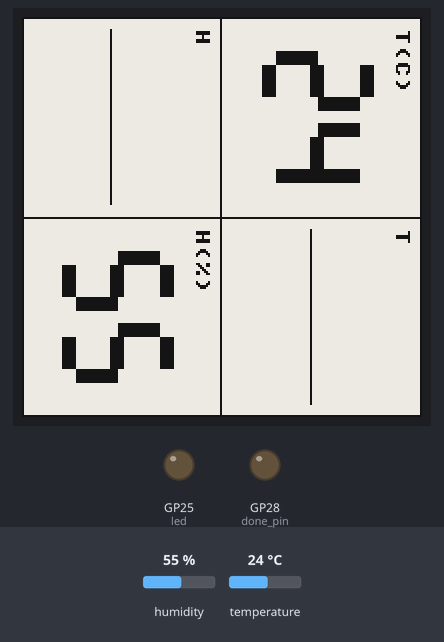
The program below on a simulated Raspberry Pi Pico running MicroPython. On the bench: 200×200 one-colour display, output pins drawn as LEDs (lit = HIGH). Inputs (shaded band) come from the test bench; at power-on: humidity 55 %, temperature 24 °C. Files the program writes start out absent; an e-paper refresh takes a nominal 2 s (0.4 s partial, 12 s with colour); files that are not in the repository are absent; library files of the repository ran but are not shown: epd_1in54.py, sht31.py; pins used as bus, display or sensor lines are not drawn.

Above: at 5.0 s.
Timing chart, 0 to 6.5 s (numbered marks = the images above):
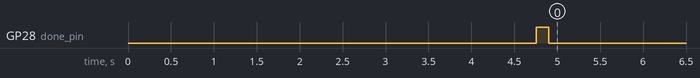

The program:

main.py
```python
"""Main application for showing SHT31 readings on a 1.54-inch e-paper display."""

from machine import I2C, Pin, SPI
import time
from epd_1in54 import EPD_1in54
from sht31 import SHT31

DONE_PIN = 28
LED_PIN = "LED"
STARTUP_DELAY_MS = 1000
HISTORY_FILE = "history.csv"
HISTORY_LENGTH = 16
MID_X = 100
MID_Y = 100
QUADRANT_SIZE = 100
SEGMENT_THICKNESS = 7
DIGIT_WIDTH = 30
DIGIT_HEIGHT = 56
DIGIT_SPACING = 6
GRAPH_PADDING = 6
GRAPH_LABEL_HEIGHT = 10

SEGMENTS = {
    "-": "g",
    "0": "abcfed",
    "1": "bc",
    "2": "abged",
    "3": "abgcd",
    "4": "fgbc",
    "5": "afgcd",
    "6": "afgecd",
    "7": "abc",
    "8": "abcdefg",
    "9": "abcfgd",
}


def load_history():
    """Load temperature and humidity history from local storage."""
    readings = []
    try:
        with open(HISTORY_FILE, "r") as history_file:
            for line in history_file:
                parts = line.strip().split(",")
                if len(parts) != 2:
                    continue
                try:
                    readings.append((float(parts[0]), float(parts[1])))
                except ValueError:
                    continue
    except OSError:
        return []

    if len(readings) > HISTORY_LENGTH:
        return readings[-HISTORY_LENGTH:]
    return readings


def save_history(readings):
    """Persist the latest readings so the next wake can draw trend lines."""
    trimmed = readings[-HISTORY_LENGTH:]
    with open(HISTORY_FILE, "w") as history_file:
        for temperature, humidity in trimmed:
            history_file.write("{:.2f},{:.2f}\n".format(temperature, humidity))


def append_history(temperature, humidity):
    """Append the latest sample to the stored reading history."""
    readings = load_history()
    readings.append((temperature, humidity))
    save_history(readings)
    return readings[-HISTORY_LENGTH:]


def draw_grid(epd):
    """Draw the 2x2 quadrant layout."""
    epd.rect(0, 0, epd.WIDTH, epd.HEIGHT, 0x00)
    epd.vline(MID_X, 0, epd.HEIGHT, 0x00)
    epd.hline(0, MID_Y, epd.WIDTH, 0x00)


def draw_segment(epd, x, y, segment, color=0x00):
    """Draw one seven-segment bar for a large numeric glyph."""
    if segment == "a":
        epd.fill_rect(x + SEGMENT_THICKNESS, y, DIGIT_WIDTH - (2 * SEGMENT_THICKNESS), SEGMENT_THICKNESS, color)
    elif segment == "b":
        epd.fill_rect(x + DIGIT_WIDTH - SEGMENT_THICKNESS, y + SEGMENT_THICKNESS, SEGMENT_THICKNESS, (DIGIT_HEIGHT // 2) - SEGMENT_THICKNESS, color)
    elif segment == "c":
        epd.fill_rect(x + DIGIT_WIDTH - SEGMENT_THICKNESS, y + (DIGIT_HEIGHT // 2), SEGMENT_THICKNESS, (DIGIT_HEIGHT // 2) - SEGMENT_THICKNESS, color)
    elif segment == "d":
        epd.fill_rect(x + SEGMENT_THICKNESS, y + DIGIT_HEIGHT - SEGMENT_THICKNESS, DIGIT_WIDTH - (2 * SEGMENT_THICKNESS), SEGMENT_THICKNESS, color)
    elif segment == "e":
        epd.fill_rect(x, y + (DIGIT_HEIGHT // 2), SEGMENT_THICKNESS, (DIGIT_HEIGHT // 2) - SEGMENT_THICKNESS, color)
    elif segment == "f":
        epd.fill_rect(x, y + SEGMENT_THICKNESS, SEGMENT_THICKNESS, (DIGIT_HEIGHT // 2) - SEGMENT_THICKNESS, color)
    elif segment == "g":
        epd.fill_rect(x + SEGMENT_THICKNESS, y + (DIGIT_HEIGHT // 2) - (SEGMENT_THICKNESS // 2), DIGIT_WIDTH - (2 * SEGMENT_THICKNESS), SEGMENT_THICKNESS, color)


def draw_big_value(epd, x, y, value, label, unit):
    """Draw a large rounded reading with a compact quadrant label."""
    text = str(int(round(value)))
    total_width = (len(text) * DIGIT_WIDTH) + ((len(text) - 1) * DIGIT_SPACING)
    digit_x = x + max(6, (QUADRANT_SIZE - total_width) // 2)

    epd.text(label, x + 6, y + 6, 0x00)
    for character in text:
        for segment in SEGMENTS.get(character, ""):
            draw_segment(epd, digit_x, y + 24, segment)
        digit_x += DIGIT_WIDTH + DIGIT_SPACING


def draw_graph(epd, x, y, values, label, unit):
    """Draw a sparkline-style graph within a quadrant."""
    graph_x = x + GRAPH_PADDING
    graph_y = y + GRAPH_LABEL_HEIGHT + 6
    graph_w = QUADRANT_SIZE - (2 * GRAPH_PADDING)
    graph_h = QUADRANT_SIZE - (graph_y - y) - GRAPH_PADDING

    epd.text(label, x + 6, y + 6, 0x00)
    if not values:
        epd.text("No data", x + 20, y + 46, 0x00)
        return

    if len(values) == 1:
        mid_y = graph_y + (graph_h // 2)
        epd.hline(graph_x, mid_y, graph_w, 0x00)
        return

    min_value = min(values)
    max_value = max(values)
    span = max_value - min_value
    if span < 0.5:
        min_value -= 0.25
        max_value += 0.25
        span = max_value - min_value

    last_x = graph_x
    last_y = graph_y + graph_h - 1 - int(((values[0] - min_value) * (graph_h - 2)) / span)
    for index in range(1, len(values)):
        next_x = graph_x + int((index * (graph_w - 1)) / (len(values) - 1))
        next_y = graph_y + graph_h - 1 - int(((values[index] - min_value) * (graph_h - 2)) / span)
        epd.line(last_x, last_y, next_x, next_y, 0x00)
        last_x = next_x
        last_y = next_y


def split_history(readings):
    """Split combined reading tuples into per-signal history arrays."""
    temperatures = []
    humidities = []
    for temperature, humidity in readings:
        temperatures.append(temperature)
        humidities.append(humidity)
    return temperatures, humidities


def draw_reading(epd, temperature, humidity, history):
    """Render the quadrant-based temperature and humidity dashboard."""
    epd.clear(0xFF)
    temperatures, humidities = split_history(history)
    draw_grid(epd)
    draw_big_value(epd, 0, 0, temperature, "T(C)", "C")
    draw_graph(epd, MID_X, 0, temperatures, "T", "C")
    draw_graph(epd, 0, MID_Y, humidities, "H", "%")
    draw_big_value(epd, MID_X, MID_Y, humidity, "H(%)", "%")
    epd.display()


def draw_error(epd, message, detail=""):
    """Render an error screen with optional I2C scan details."""
    epd.clear(0xFF)
    epd.fill_rect(0, 0, epd.WIDTH, 28, 0x00)
    epd.text("Pico TH Monitor", 36, 10, 0xFF)
    epd.text("Sensor read failed", 12, 64, 0x00)
    epd.text(message[:24], 12, 86, 0x00)
    if detail:
        epd.text(detail[:24], 12, 108, 0x00)
    epd.text("Retrying in 15 sec", 12, 130, 0x00)
    epd.display()


def signal_done(done_pin):
    """Pulse the TPL5110 DONE pin high to request power-off."""
    done_pin.value(1)
    time.sleep_ms(150)
    done_pin.value(0)


def refresh_display(epd, led, render, *args):
    """Turn on the LED during a display refresh, then turn it off afterward."""
    # Temporary debug indicator: comment out these LED lines later if you do not need them.
    #led.value(1)
    render(epd, *args)
    #led.value(0)


def startup_wait(led, delay_ms):
    """Pause after power-up so peripherals can settle before initialization."""
    # Temporary debug indicator: comment out this LED blink later if you do not need it.
    end_time = time.ticks_add(time.ticks_ms(), delay_ms)
    led_state = 0
    while time.ticks_diff(end_time, time.ticks_ms()) > 0:
        led_state = 0 if led_state else 1
        #led.value(led_state)
        time.sleep_ms(150)
    #led.value(0)


def main():
    """Initialize peripherals, update the display, and notify the TPL5110."""
    i2c = I2C(0, scl=Pin(21), sda=Pin(20), freq=100000)
    sensor = None
    done_pin = Pin(DONE_PIN, Pin.OUT, value=0)
    led = Pin(LED_PIN, Pin.OUT, value=0)

    startup_wait(led, STARTUP_DELAY_MS)

    spi = SPI(
        1,
        baudrate=2_000_000,
        polarity=0,
        phase=0,
        sck=Pin(10),
        mosi=Pin(11),
        miso=None,
    )

    epd = EPD_1in54(
        spi=spi,
        cs=Pin(9),
        dc=Pin(8),
        rst=Pin(12),
        busy=Pin(13),
    )

    try:
        if sensor is None:
            sensor = SHT31(i2c)
        temperature, humidity = sensor.read()
        history = append_history(temperature, humidity)
        refresh_display(epd, led, draw_reading, temperature, humidity, history)
    except Exception as exc:
        scan = i2c.scan()
        detail = "I2C: none"
        if scan:
            detail = "I2C: {}".format(",".join("0x{:02X}".format(addr) for addr in scan[:3]))
        print("SHT31 error:", exc)
        print("I2C scan:", [hex(addr) for addr in scan])
        refresh_display(epd, led, draw_error, str(exc), detail)

    epd.sleep()
    signal_done(done_pin)
    while True:
        time.sleep(1)


main()
```
